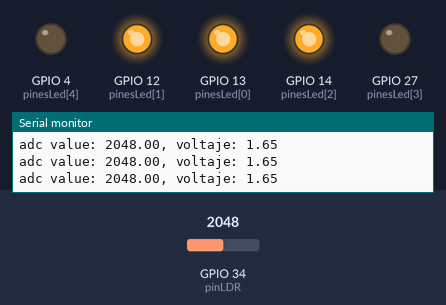
Recording of a sketch running on a simulated ESP32. Shown: output pins drawn as LEDs (lit = HIGH), the last lines printed to the serial monitor. The inputs (shaded band) are chosen by the test bench; at power-on: GPIO 34 (pinLDR) = 2048.

Above: at 4.2 s.
4.3 s: GPIO 34 (pinLDR) set to 2239
5.8 s: GPIO 34 (pinLDR) set to 2342
At 6.7 s:
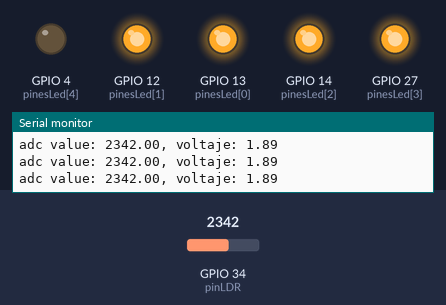
7.5 s: GPIO 34 (pinLDR) set to 1228
At 8.0 s:
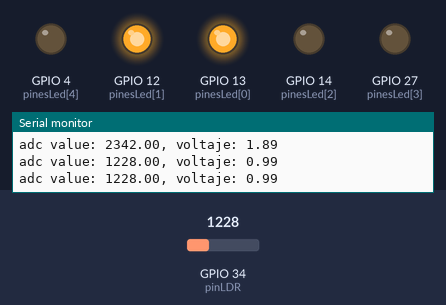
9.0 s: GPIO 34 (pinLDR) set to 1674
10.5 s: GPIO 34 (pinLDR) set to 1749
At 11.6 s:
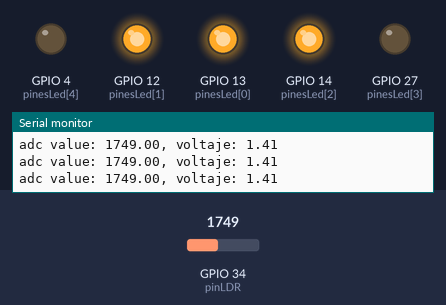
12.0 s: GPIO 34 (pinLDR) set to 2866
At 12.8 s:
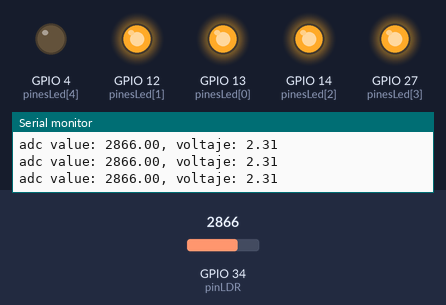
Timing chart, 0 to 14.5 s (numbered marks = the images above; inputs shaded):
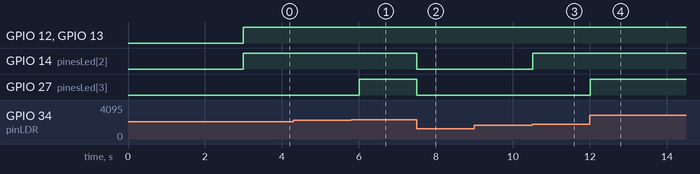

The sketch:

adc-sensores-ldr.ino
```cpp
int N = 5;            // numero de leds y rangos
const float sens = 1;
const float ref_voltage = 3.3;
int pinesLed[5] = {
  13, 12, 14, 27, 4
};
int pinLDR = 34;

float rangos[5] = {
  0.5, 0.7, 1.4, 1.8, 1.6
};

void set_range(const float &sens_)
{
  float max_value = 3.3 * sens_;
  for(size_t i = 0; i<N; i++)
  {
    rangos[i] = max_value / N * (i + 1);
    Serial.print(rangos[i]);
    Serial.print(" ");
  }
  Serial.println();
  delay(3000);
}

void set_rangos(float step) {
  float v_inicial = 0.3;
  for (int i = 0; i < N; i++) {
    rangos[i] = v_inicial + (step * i);
    Serial.print(rangos[i]);
    Serial.print(" ");
  }
  Serial.println();
  delay(3000);
}

float ldr_value = 0, voltaje = 0;

void setup() {
  // put your setup code here, to run once:
  Serial.begin(115200);
  for (int i = 0; i < N; i++)
    pinMode(pinesLed[i], OUTPUT);

  //set_rangos(0.7);
  set_range(0.7);
}

void loop() {
  // put your main code here, to run repeatedly:
  ldr_value = analogRead(pinLDR);
  voltaje = ldr_value * (3.3) / (4095);

  Serial.print("adc value: ");
  Serial.print(ldr_value);
  Serial.print(", voltaje: ");
  Serial.println(voltaje);

  for (int i = 0; i < N; i++) {
    if (voltaje >= rangos[i])
      digitalWrite(pinesLed[i], HIGH);
    else
      digitalWrite(pinesLed[i], LOW);
  }
  delay(250);
}
```

Measured:
- the behaviour switches between 2293 and 2294 on GPIO 34 (pinLDR) (found by bisection; images 0 and 1)
- the behaviour switches between 1719 and 1720 on GPIO 34 (pinLDR) (found by bisection; images 2 and 3)
- after the input at 5.8 s, GPIO 27 (pinesLed[3]): LOW → HIGH after 0.20 s
- after the input at 7.5 s, GPIO 14 (pinesLed[2]), GPIO 27 (pinesLed[3]): HIGH → LOW at once
- after the input at 10.5 s, GPIO 14 (pinesLed[2]): LOW → HIGH at once
- after the input at 12.0 s, GPIO 27 (pinesLed[3]): LOW → HIGH at once
